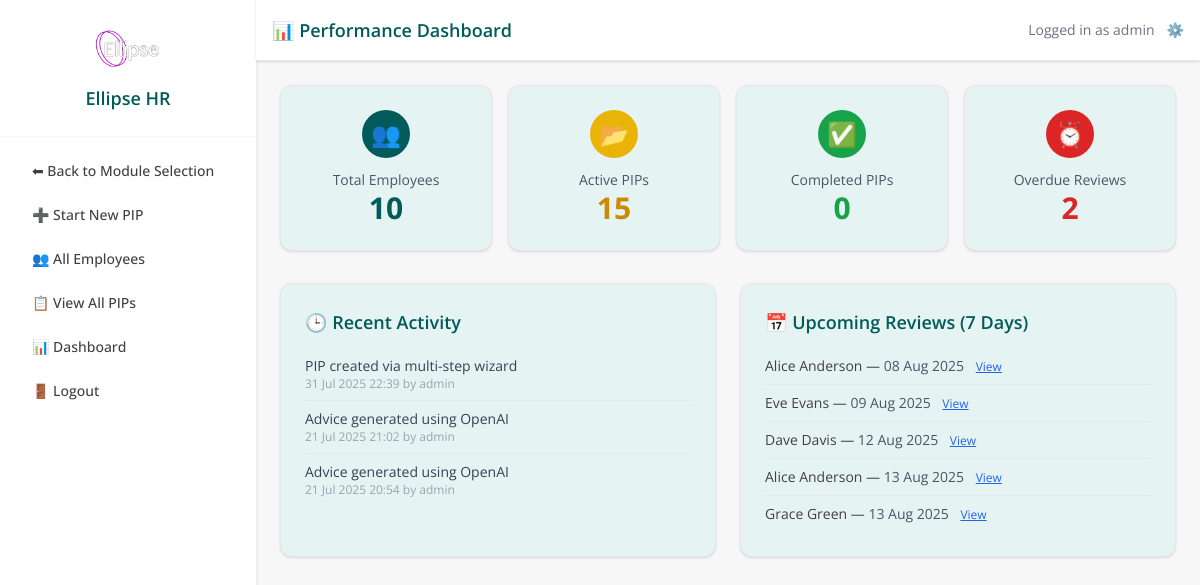
Page /dashboard (signed in) on the earlier database version.
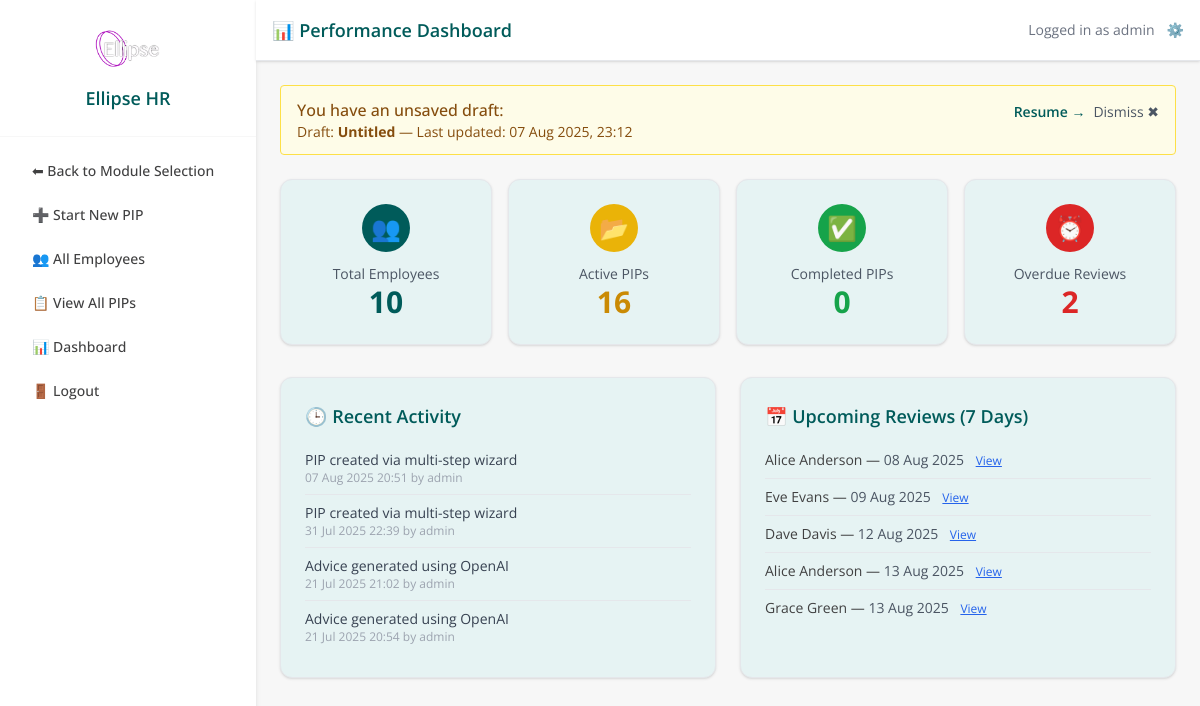
Same page on the later database version.
### models.py (models this page shows)
class TimelineEvent(db.Model):
    __tablename__ = 'timeline_event'
    id = db.Column(db.Integer, primary_key=True)
    pip_record_id = db.Column(db.Integer, db.ForeignKey('pip_record.id'), nullable=False)
    timestamp = db.Column(db.DateTime, default=datetime.utcnow)
    event_type = db.Column(db.String(100))
    notes = db.Column(db.Text)
    updated_by = db.Column(db.String(100))
    created_at = db.Column(db.DateTime, default=datetime.utcnow)
    pip_record = db.relationship(
        'PIPRecord',
        back_populates='timeline_events'
    )

class PIPRecord(db.Model):
    __tablename__ = 'pip_record'
    id = db.Column(db.Integer, primary_key=True)
    employee_id = db.Column(db.Integer, db.ForeignKey('employee.id'), nullable=False)
    concerns = db.Column(db.Text, nullable=False)
    start_date = db.Column(db.Date, nullable=False)
    review_date = db.Column(db.Date, nullable=False)
    meeting_notes = db.Column(db.Text)
    status = db.Column(db.String(20), default='Open')
    created_by = db.Column(db.String(100))
    created_at = db.Column(db.DateTime, default=datetime.utcnow)
    last_updated = db.Column(db.DateTime, default=datetime.utcnow, onupdate=datetime.utcnow)
    ai_advice = db.Column(db.Text)
    ai_advice_generated_at = db.Column(db.DateTime)
    capability_meeting_date = db.Column(db.DateTime, nullable=True)
    capability_meeting_time = db.Column(db.String, nullable=True)
    capability_meeting_venue = db.Column(db.String, nullable=True)
    employee = db.relationship('Employee', back_populates='pips')
    action_items = db.relationship(
        'PIPActionItem',
        back_populates='pip_record',
        cascade='all, delete-orphan',
        lazy=True
    )
    timeline_events = db.relationship(
        'TimelineEvent',
        back_populates='pip_record',
        cascade='all, delete-orphan',
        lazy=True
    )

class Employee(db.Model):
    id = db.Column(db.Integer, primary_key=True)
    first_name = db.Column(db.String(100))
    last_name = db.Column(db.String(100))
    job_title = db.Column(db.String(100))
    line_manager = db.Column(db.String(100))
    service = db.Column(db.String(100))
    start_date = db.Column(db.Date)
    team_id = db.Column(db.Integer)
    email = db.Column(db.String(120), nullable=True)
    pips = db.relationship('PIPRecord', back_populates='employee', lazy=True)

class DraftPIP(db.Model):
    id = db.Column(db.Integer, primary_key=True)
    user_id = db.Column(db.Integer, db.ForeignKey('user.id'))
    step = db.Column(db.Integer)
    data = db.Column(db.JSON)
    created_at = db.Column(db.DateTime, default=datetime.utcnow)
    updated_at = db.Column(db.DateTime, default=datetime.utcnow, onupdate=datetime.utcnow)
    is_dismissed = db.Column(db.Boolean, default=False)
    user = db.relationship('User', backref='draft_pips')

### app.py (the view)
@app.route('/dashboard')
@login_required
def dashboard():
    total_employees = Employee.query.count()
    active_pips = PIPRecord.query.filter_by(status='Open').count()
    completed_pips = PIPRecord.query.filter_by(status='Completed').count()
    today = datetime.utcnow().date()
    overdue_reviews = PIPRecord.query.filter(
        PIPRecord.review_date < today,
        PIPRecord.status == 'Open'
    ).count()
    recent_activity = TimelineEvent.query.order_by(TimelineEvent.timestamp.desc()).limit(10).all()
    upcoming_deadline = today + timedelta(days=7)
    if current_user.admin_level == 0:
        upcoming_pips = PIPRecord.query.join(Employee).filter(
            Employee.team_id == current_user.team_id,
            PIPRecord.status == 'Open',
            PIPRecord.review_date >= today,
            PIPRecord.review_date <= upcoming_deadline
        ).order_by(PIPRecord.review_date).all()
    else:
        upcoming_pips = PIPRecord.query.filter(
            PIPRecord.status == 'Open',
            PIPRecord.review_date >= today,
            PIPRecord.review_date <= upcoming_deadline
        ).order_by(PIPRecord.review_date).all()
    draft = DraftPIP.query.filter_by(user_id=current_user.id).first()
    return render_template(
        'dashboard.html',
        total_employees=total_employees,
        active_pips=active_pips,
        completed_pips=completed_pips,
        overdue_reviews=overdue_reviews,
        recent_activity=recent_activity,
        upcoming_pips=upcoming_pips,
        draft=draft
    )

### app.py (called while the page is built)
@app.context_processor
def inject_module():
    return dict(active_module=session.get('active_module'))

@login_manager.user_loader
def load_user(user_id):
    return db.session.get(User, int(user_id))

@app.before_request
def set_active_module():
    path = request.path.lower()
    if path.startswith('/pip/') or \
       path.startswith('/employee/') or \
       path in ['/dashboard', '/pip_list', '/employee/list', '/employee/add', '/pip/select-employee']:
        session['active_module'] = 'PIP'
    elif path.startswith('/probation/'):
        session['active_module'] = 'Probation'
    elif path == '/':
        session.pop('active_module', None)

### models.py (called while the page is built)
    def is_superuser(self):
        return self.admin_level == 2

### templates/dashboard.html (shortened to what this page needs)
{% extends "base.html" %}
{% block page_title %}📊 Performance Dashboard{% endblock %}
{% block content %}
{% if draft %}
  <div id="draft-banner" class="bg-yellow-50 border border-yellow-300 text-yellow-800 px-4 py-3 rounded relative mb-6">
    <div class="flex justify-between items-start">
      <div>
        <p class="font-medium">You have an unsaved draft:</p>
        <p class="text-sm">Draft: <strong>{{ draft.draft_name or 'Untitled' }}</strong> &mdash; Last updated: <span id="draft-timestamp">{{ draft.updated_at.strftime('%d %b %Y, %H:%M') }}</span></p>
      </div>
      <div class="flex gap-2 mt-1">
        <a href="{{ url_for('create_pip_wizard', draft_id=draft.id) }}" class="text-sm text-ellipse-teal hover:underline font-semibold">Resume →</a>
        <button onclick="dismissDraftBanner()" class="text-sm text-gray-600 hover:text-red-600">Dismiss ✖</button>
      </div>
    </div>
  </div>
{% endif %}
  <div class="grid grid-cols-1 sm:grid-cols-2 lg:grid-cols-4 gap-4 mb-8">
    <div class="bg-[#e6f3f3] p-6 rounded-xl shadow border border-gray-200 text-center hover:shadow-lg transition duration-300">
      <div class="flex justify-center items-center w-12 h-12 mx-auto rounded-full bg-ellipse-teal text-white text-2xl mb-3">
        👥
      </div>
      <div class="text-sm text-gray-600">Total Employees</div>
      <div class="text-3xl font-bold text-ellipse-teal">{{ total_employees }}</div>
    </div>
    <div class="bg-[#e6f3f3] p-6 rounded-xl shadow border border-gray-200 text-center hover:shadow-lg transition duration-300">
      <div class="flex justify-center items-center w-12 h-12 mx-auto rounded-full bg-yellow-500 text-white text-2xl mb-3">
        📂
      </div>
      <div class="text-sm text-gray-600">Active PIPs</div>
      <div class="text-3xl font-bold text-yellow-600">{{ active_pips }}</div>
    </div>
    <div class="bg-[#e6f3f3] p-6 rounded-xl shadow border border-gray-200 text-center hover:shadow-lg transition duration-300">
      <div class="flex justify-center items-center w-12 h-12 mx-auto rounded-full bg-green-600 text-white text-2xl mb-3">
        ✅
      </div>
      <div class="text-sm text-gray-600">Completed PIPs</div>
      <div class="text-3xl font-bold text-green-600">{{ completed_pips }}</div>
    </div>
    <div class="bg-[#e6f3f3] p-6 rounded-xl shadow border border-gray-200 text-center hover:shadow-lg transition duration-300">
      <div class="flex justify-center items-center w-12 h-12 mx-auto rounded-full bg-red-600 text-white text-2xl mb-3">
        ⏰
      </div>
      <div class="text-sm text-gray-600">Overdue Reviews</div>
      <div class="text-3xl font-bold text-red-600">{{ overdue_reviews }}</div>
    </div>
  </div>
  <div class="grid grid-cols-1 md:grid-cols-2 gap-6">
    <div class="bg-[#e6f3f3] p-6 rounded-xl shadow border border-gray-200">
      <h2 class="text-lg font-semibold text-ellipse-teal mb-3">🕒 Recent Activity</h2>
      <ul class="divide-y divide-gray-200">
        {% for event in recent_activity %}
          <li class="py-2">
            <div class="text-sm text-gray-700">{{ event.notes }}</div>
            <div class="text-xs text-gray-400">{{ event.timestamp.strftime('%d %b %Y %H:%M') }} by {{ event.updated_by }}</div>
          </li>
        {% else %}
          <li class="text-gray-400">No recent activity.</li>
        {% endfor %}
      </ul>
    </div>
    <div class="bg-[#e6f3f3] p-6 rounded-xl shadow border border-gray-200">
      <h2 class="text-lg font-semibold text-ellipse-teal mb-3">📅 Upcoming Reviews (7 Days)</h2>
      <ul class="divide-y divide-gray-200">
        {% for pip in upcoming_pips %}
          <li class="py-2">
            <div class="text-sm">
              {{ pip.employee.first_name }} {{ pip.employee.last_name }} —
              <span class="text-gray-600 text-sm">{{ pip.review_date.strftime('%d %b %Y') }}</span>
              <a href="{{ url_for('pip_detail', id=pip.id) }}" class="text-blue-600 text-xs ml-2 underline">View</a>
            </div>
          </li>
        {% else %}
          <li class="text-gray-400">No upcoming reviews.</li>
        {% endfor %}
      </ul>
    </div>
  </div>
</div>
{% endblock %}

Differences in the rows shown:
added DraftPIP: updated_at "07 Aug 2025, 23:12"
added TimelineEvent: notes "PIP created via multi-step wizard", timestamp "07 Aug 2025 20:51", updated_by "admin"
Other differences:
{{ draft.draft_name or 'Untitled' }}: (not shown) → "Untitled"
{{ active_pips }}: "15" → "16"
text now shown: "You have an unsaved draft: Draft: — Last updated: Resume → Dismiss ✖"
